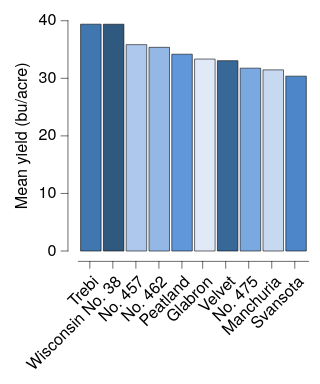

Specify this chart in Vega-Lite:
### Vega-Lite specification from a JSON file in a GitHub repository (floating-point values rounded to 4 significant figures)
{"background": null, "config": {"arc": {"fill": "#DBDBDB", "fillOpacity": 1.0, "innerRadius": 25.0, "padAngle": 0.03, "stroke": "black", "strokeOpacity": 1, "strokeWidth": 0.25}, "area": {"fill": "#DBDBDB", "fillOpacity": 1.0, "stroke": "black", "strokeOpacity": 1, "strokeWidth": 0.25}, "axis": {"domain": true, "domainCap": "round", "domainColor": "black", "domainWidth": 0.25, "grid": false, "gridCap": "round", "gridColor": "#F1F1F1", "gridDash": [0, 0], "gridOpacity": 1.0, "gridWidth": 0.25, "labelColor": "black", "labelFont": "HelveticaNeue", "labelFontSize": 7, "labelFontStyle": "normal", "labelFontWeight": 400, "offset": 4.5, "ticks": true, "tickCap": "round", "tickColor": "black", "tickSize": 3, "tickWidth": 0.25, "titleColor": "black", "titleFont": "HelveticaNeue", "titleFontSize": 7, "titleFontStyle": "normal", "titleFontWeight": 400}, "axisX": {"domain": true, "labelAlign": "right", "labelAngle": 315, "labels": true, "ticks": true, "translate": 0}, "axisY": {"domain": true, "labelAlign": "right", "labelAngle": 0, "labels": true, "ticks": true, "translate": 0}, "axisRight": {"domain": true, "labelAlign": "left", "labelAngle": 0, "labels": true, "ticks": true, "translate": 0}, "axisTop": {"domain": true, "labelAlign": "left", "labelAngle": 45, "labels": true, "ticks": true, "translate": 0}, "bar": {"fill": "#DBDBDB", "fillOpacity": 1.0, "stroke": "black", "strokeOpacity": 1, "strokeWidth": 0.25}, "boxplot": {"size": 9.0, "ticks": {"cornerRadius": 0.25, "fill": "black", "size": 4.5, "thickness": 0.25}, "box": {"fillOpacity": 1.0, "stroke": "black", "strokeOpacity": 1, "strokeWidth": 0.25}, "median": {"fill": "black", "fillOpacity": 1.0, "size": 9.0, "thickness": 0.25}, "rule": {"fill": "black", "fillOpacity": 1.0, "size": 10.0, "stroke": "black", "strokeDash": [0, 0], "strokeOpacity": 1, "strokeWidth": 0.25}, "outliers": {"color": "black", "fill": "black", "fillOpacity": 1.0, "size": 0, "stroke": "black", "strokeOpacity": 1, "strokeWidth": 0.25}}, "circle": {"fill": "black", "fillOpacity": 1.0, "size": 0.5, "stroke": "black", "strokeOpacity": 1, "strokeWidth": 0.25}, "errorband": {"band": {"fillOpacity": 0.6, "stroke": null, "strokeWidth": 0.25, "strokeOpacity": 1}, "borders": {"opacity": 0, "strokeOpacity": 0.25, "strokeWidth": 1}}, "errorbar": {"opacity": 1, "rule": {"strokeDash": [0, 0], "strokeWidth": 0.5}, "ticks": {"color": "black", "cornerRadius": 0.25, "opacity": 1, "size": 6.0, "thickness": 0.5}, "thickness": 0.5}, "font": "HelveticaNeue", "geoshape": {"fill": "#DBDBDB", "fillOpacity": 1.0, "stroke": "black", "strokeOpacity": 1, "strokeWidth": 0.25}, "header": {"labelColor": "black", "labelFont": "HelveticaNeue", "labelFontSize": 7, "labelFontStyle": "normal", "labelFontWeight": 400, "titleColor": "black", "titleFont": "HelveticaNeue", "titleFontSize": 7, "titleFontStyle": "normal", "titleFontWeight": 400, "titlePadding": 0}, "legend": {"disable": false, "offset": 4.5, "gradientLength": 50.0, "gradientThickness": 5.0, "gradientOpacity": 1.0, "gradientStrokeColor": "black", "gradientStrokeWidth": 0.25, "labelColor": "black", "labelFont": "HelveticaNeue", "labelFontSize": 7, "labelFontStyle": "normal", "labelFontWeight": 400, "strokeColor": "black", "strokeWidth": 0, "symbolSize": 42, "symbolStrokeColor": "black", "symbolStrokeWidth": 0.25, "titleColor": "black", "titleFont": "HelveticaNeue", "titleFontSize": 7, "titleFontStyle": "normal", "titleFontWeight": 400}, "line": {"color": "black", "stroke": "black", "strokeCap": "round", "strokeDash": [0, 0], "strokeOpacity": 1, "strokeWidth": 0.375}, "point": {"filled": true, "fill": "#DBDBDB", "fillOpacity": 1.0, "size": 5.0, "stroke": "black", "strokeOpacity": 1, "strokeWidth": 0.25}, "range": {"category": ["#DFE9F7", "#C6D9F1", "#ADC8EC", "#94B8E6", "#7AA8E0", "#6097DA", "#4D87CA", "#4177B1", "#386898", "#2F597F", "#264A69", "#1D3A58"], "diverging": {"scheme": ["#DFE9F7", "#C6D9F1", "#ADC8EC", "#94B8E6", "#7AA8E0", "#6097DA", "#4D87CA", "#4177B1", "#386898", "#2F597F", "#264A69", "#1D3A58"]}, "heatmap": {"scheme": ["#DFE9F7", "#C6D9F1", "#ADC8EC", "#94B8E6", "#7AA8E0", "#6097DA", "#4D87CA", "#4177B1", "#386898", "#2F597F", "#264A69", "#1D3A58"]}, "ordinal": {"scheme": ["#DFE9F7", "#C6D9F1", "#ADC8EC", "#94B8E6", "#7AA8E0", "#6097DA", "#4D87CA", "#4177B1", "#386898", "#2F597F", "#264A69", "#1D3A58"]}, "ramp": {"scheme": ["#DFE9F7", "#C6D9F1", "#ADC8EC", "#94B8E6", "#7AA8E0", "#6097DA", "#4D87CA", "#4177B1", "#386898", "#2F597F", "#264A69", "#1D3A58"]}}, "rule": {"color": "black", "stroke": "black", "strokeCap": "round", "strokeDash": [2, 2], "strokeOpacity": 1, "strokeWidth": 0.25}, "scale": {"bandPaddingInner": 0.1, "bandPaddingOuter": 0.1, "round": false}, "rect": {"fill": "#DBDBDB", "fillOpacity": 1.0, "stroke": "black", "strokeOpacity": 1, "strokeWidth": 0.25}, "square": {"fill": "#DBDBDB", "fillOpacity": 1.0, "size": 10.0, "stroke": "black", "strokeOpacity": 1, "strokeWidth": 0.25}, "text": {"color": "black", "font": "HelveticaNeue", "fontSize": 7, "fontStyle": "normal", "fontWeight": 400}, "title": {"anchor": "middle", "frame": "group", "color": "black", "font": "HelveticaNeue", "fontSize": 7, "fontStyle": "normal", "fontWeight": 400, "subtitleColor": "black", "subtitleFont": "HelveticaNeue", "subtitleFontSize": "HelveticaNeue", "subtitleFontStyle": "normal", "subtitleFontWeight": 400}, "view": {"continuousWidth": 100, "continuousHeight": 100, "discreteWidth": 100, "discreteHeight": 100, "fill": null, "stroke": null, "strokeWidth": 0.25}}, "data": {"name": "data-9cc0564cb5591205eeeca8d2429dd11b"}, "mark": {"type": "bar"}, "encoding": {"color": {"field": "variety", "legend": null, "type": "nominal"}, "x": {"field": "variety", "sort": "-y", "title": null, "type": "nominal"}, "y": {"aggregate": "mean", "field": "yield", "title": "Mean yield (bu/acre)", "type": "quantitative"}}, "$schema": "https://vega.github.io/schema/vega-lite/v6.4.1.json", "datasets": {"data-9cc0564cb5591205eeeca8d2429dd11b": [{"yield": 27.0, "variety": "Manchuria", "year": 1931, "site": "University Farm"}, {"yield": 48.87, "variety": "Manchuria", "year": 1931, "site": "Waseca"}, {"yield": 27.43, "variety": "Manchuria", "year": 1931, "site": "Morris"}, {"yield": 39.93, "variety": "Manchuria", "year": 1931, "site": "Crookston"}, {"yield": 32.97, "variety": "Manchuria", "year": 1931, "site": "Grand Rapids"}, {"yield": 28.97, "variety": "Manchuria", "year": 1931, "site": "Duluth"}, {"yield": 43.07, "variety": "Glabron", "year": 1931, "site": "University Farm"}, {"yield": 55.2, "variety": "Glabron", "year": 1931, "site": "Waseca"}, {"yield": 28.77, "variety": "Glabron", "year": 1931, "site": "Morris"}, {"yield": 38.13, "variety": "Glabron", "year": 1931, "site": "Crookston"}, {"yield": 29.13, "variety": "Glabron", "year": 1931, "site": "Grand Rapids"}, {"yield": 29.67, "variety": "Glabron", "year": 1931, "site": "Duluth"}, {"yield": 35.13, "variety": "Svansota", "year": 1931, "site": "University Farm"}, {"yield": 47.33, "variety": "Svansota", "year": 1931, "site": "Waseca"}, {"yield": 25.77, "variety": "Svansota", "year": 1931, "site": "Morris"}, {"yield": 40.47, "variety": "Svansota", "year": 1931, "site": "Crookston"}, {"yield": 29.67, "variety": "Svansota", "year": 1931, "site": "Grand Rapids"}, {"yield": 25.7, "variety": "Svansota", "year": 1931, "site": "Duluth"}, {"yield": 39.9, "variety": "Velvet", "year": 1931, "site": "University Farm"}, {"yield": 50.23, "variety": "Velvet", "year": 1931, "site": "Waseca"}, {"yield": 26.13, "variety": "Velvet", "year": 1931, "site": "Morris"}, {"yield": 41.33, "variety": "Velvet", "year": 1931, "site": "Crookston"}, {"yield": 23.03, "variety": "Velvet", "year": 1931, "site": "Grand Rapids"}, {"yield": 26.3, "variety": "Velvet", "year": 1931, "site": "Duluth"}, {"yield": 36.57, "variety": "Trebi", "year": 1931, "site": "University Farm"}, {"yield": 63.83, "variety": "Trebi", "year": 1931, "site": "Waseca"}, {"yield": 43.77, "variety": "Trebi", "year": 1931, "site": "Morris"}, {"yield": 46.93, "variety": "Trebi", "year": 1931, "site": "Crookston"}, {"yield": 29.77, "variety": "Trebi", "year": 1931, "site": "Grand Rapids"}, {"yield": 33.93, "variety": "Trebi", "year": 1931, "site": "Duluth"}, {"yield": 43.27, "variety": "No. 457", "year": 1931, "site": "University Farm"}, {"yield": 58.1, "variety": "No. 457", "year": 1931, "site": "Waseca"}, {"yield": 28.7, "variety": "No. 457", "year": 1931, "site": "Morris"}, {"yield": 45.67, "variety": "No. 457", "year": 1931, "site": "Crookston"}, {"yield": 32.17, "variety": "No. 457", "year": 1931, "site": "Grand Rapids"}, {"yield": 33.6, "variety": "No. 457", "year": 1931, "site": "Duluth"}, {"yield": 36.6, "variety": "No. 462", "year": 1931, "site": "University Farm"}, {"yield": 65.77, "variety": "No. 462", "year": 1931, "site": "Waseca"}, {"yield": 30.37, "variety": "No. 462", "year": 1931, "site": "Morris"}, {"yield": 48.57, "variety": "No. 462", "year": 1931, "site": "Crookston"}, {"yield": 24.93, "variety": "No. 462", "year": 1931, "site": "Grand Rapids"}, {"yield": 28.1, "variety": "No. 462", "year": 1931, "site": "Duluth"}, {"yield": 32.77, "variety": "Peatland", "year": 1931, "site": "University Farm"}, {"yield": 48.57, "variety": "Peatland", "year": 1931, "site": "Waseca"}, {"yield": 29.87, "variety": "Peatland", "year": 1931, "site": "Morris"}, {"yield": 41.6, "variety": "Peatland", "year": 1931, "site": "Crookston"}, {"yield": 34.7, "variety": "Peatland", "year": 1931, "site": "Grand Rapids"}, {"yield": 32.0, "variety": "Peatland", "year": 1931, "site": "Duluth"}, {"yield": 24.67, "variety": "No. 475", "year": 1931, "site": "University Farm"}, {"yield": 46.77, "variety": "No. 475", "year": 1931, "site": "Waseca"}, {"yield": 22.6, "variety": "No. 475", "year": 1931, "site": "Morris"}, {"yield": 44.1, "variety": "No. 475", "year": 1931, "site": "Crookston"}, {"yield": 19.7, "variety": "No. 475", "year": 1931, "site": "Grand Rapids"}, {"yield": 33.07, "variety": "No. 475", "year": 1931, "site": "Duluth"}, {"yield": 39.3, "variety": "Wisconsin No. 38", "year": 1931, "site": "University Farm"}, {"yield": 58.8, "variety": "Wisconsin No. 38", "year": 1931, "site": "Waseca"}, {"yield": 29.47, "variety": "Wisconsin No. 38", "year": 1931, "site": "Morris"}, {"yield": 49.87, "variety": "Wisconsin No. 38", "year": 1931, "site": "Crookston"}, {"yield": 34.47, "variety": "Wisconsin No. 38", "year": 1931, "site": "Grand Rapids"}, {"yield": 31.6, "variety": "Wisconsin No. 38", "year": 1931, "site": "Duluth"}, {"yield": 26.9, "variety": "Manchuria", "year": 1932, "site": "University Farm"}, {"yield": 33.47, "variety": "Manchuria", "year": 1932, "site": "Waseca"}, {"yield": 34.37, "variety": "Manchuria", "year": 1932, "site": "Morris"}, {"yield": 32.97, "variety": "Manchuria", "year": 1932, "site": "Crookston"}, {"yield": 22.13, "variety": "Manchuria", "year": 1932, "site": "Grand Rapids"}, {"yield": 22.57, "variety": "Manchuria", "year": 1932, "site": "Duluth"}, {"yield": 36.8, "variety": "Glabron", "year": 1932, "site": "University Farm"}, {"yield": 37.73, "variety": "Glabron", "year": 1932, "site": "Waseca"}, {"yield": 35.13, "variety": "Glabron", "year": 1932, "site": "Morris"}, {"yield": 26.17, "variety": "Glabron", "year": 1932, "site": "Crookston"}, {"yield": 14.43, "variety": "Glabron", "year": 1932, "site": "Grand Rapids"}, {"yield": 25.87, "variety": "Glabron", "year": 1932, "site": "Duluth"}, {"yield": 27.43, "variety": "Svansota", "year": 1932, "site": "University Farm"}, {"yield": 38.5, "variety": "Svansota", "year": 1932, "site": "Waseca"}, {"yield": 35.03, "variety": "Svansota", "year": 1932, "site": "Morris"}, {"yield": 20.63, "variety": "Svansota", "year": 1932, "site": "Crookston"}, {"yield": 16.63, "variety": "Svansota", "year": 1932, "site": "Grand Rapids"}, {"yield": 22.23, "variety": "Svansota", "year": 1932, "site": "Duluth"}, {"yield": 26.8, "variety": "Velvet", "year": 1932, "site": "University Farm"}, {"yield": 37.4, "variety": "Velvet", "year": 1932, "site": "Waseca"}, {"yield": 38.83, "variety": "Velvet", "year": 1932, "site": "Morris"}, {"yield": 32.07, "variety": "Velvet", "year": 1932, "site": "Crookston"}, {"yield": 32.23, "variety": "Velvet", "year": 1932, "site": "Grand Rapids"}, {"yield": 22.47, "variety": "Velvet", "year": 1932, "site": "Duluth"}, {"yield": 29.07, "variety": "Trebi", "year": 1932, "site": "University Farm"}, {"yield": 49.23, "variety": "Trebi", "year": 1932, "site": "Waseca"}, {"yield": 46.63, "variety": "Trebi", "year": 1932, "site": "Morris"}, {"yield": 41.83, "variety": "Trebi", "year": 1932, "site": "Crookston"}, {"yield": 20.63, "variety": "Trebi", "year": 1932, "site": "Grand Rapids"}, {"yield": 30.6, "variety": "Trebi", "year": 1932, "site": "Duluth"}, {"yield": 26.43, "variety": "No. 457", "year": 1932, "site": "University Farm"}, {"yield": 42.2, "variety": "No. 457", "year": 1932, "site": "Waseca"}, {"yield": 43.53, "variety": "No. 457", "year": 1932, "site": "Morris"}, {"yield": 34.33, "variety": "No. 457", "year": 1932, "site": "Crookston"}, {"yield": 19.47, "variety": "No. 457", "year": 1932, "site": "Grand Rapids"}, {"yield": 22.7, "variety": "No. 457", "year": 1932, "site": "Duluth"}, {"yield": 25.57, "variety": "No. 462", "year": 1932, "site": "University Farm"}, {"yield": 44.7, "variety": "No. 462", "year": 1932, "site": "Waseca"}, {"yield": 47.0, "variety": "No. 462", "year": 1932, "site": "Morris"}, {"yield": 30.53, "variety": "No. 462", "year": 1932, "site": "Crookston"}, {"yield": 19.9, "variety": "No. 462", "year": 1932, "site": "Grand Rapids"}, {"yield": 22.5, "variety": "No. 462", "year": 1932, "site": "Duluth"}, {"yield": 28.07, "variety": "Peatland", "year": 1932, "site": "University Farm"}, {"yield": 36.03, "variety": "Peatland", "year": 1932, "site": "Waseca"}, {"yield": 43.2, "variety": "Peatland", "year": 1932, "site": "Morris"}, {"yield": 25.23, "variety": "Peatland", "year": 1932, "site": "Crookston"}, {"yield": 26.77, "variety": "Peatland", "year": 1932, "site": "Grand Rapids"}, {"yield": 31.37, "variety": "Peatland", "year": 1932, "site": "Duluth"}, {"yield": 30.0, "variety": "No. 475", "year": 1932, "site": "University Farm"}, {"yield": 41.27, "variety": "No. 475", "year": 1932, "site": "Waseca"}, {"yield": 44.23, "variety": "No. 475", "year": 1932, "site": "Morris"}, {"yield": 32.13, "variety": "No. 475", "year": 1932, "site": "Crookston"}, {"yield": 15.23, "variety": "No. 475", "year": 1932, "site": "Grand Rapids"}, {"yield": 27.37, "variety": "No. 475", "year": 1932, "site": "Duluth"}, {"yield": 38.0, "variety": "Wisconsin No. 38", "year": 1932, "site": "University Farm"}, {"yield": 58.17, "variety": "Wisconsin No. 38", "year": 1932, "site": "Waseca"}, {"yield": 47.17, "variety": "Wisconsin No. 38", "year": 1932, "site": "Morris"}, {"yield": 35.9, "variety": "Wisconsin No. 38", "year": 1932, "site": "Crookston"}, {"yield": 20.67, "variety": "Wisconsin No. 38", "year": 1932, "site": "Grand Rapids"}, {"yield": 29.33, "variety": "Wisconsin No. 38", "year": 1932, "site": "Duluth"}]}}
